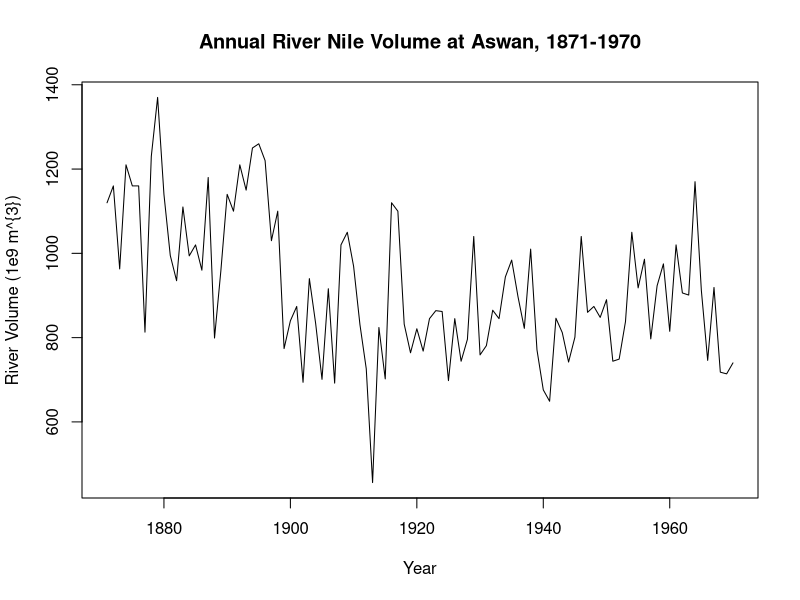
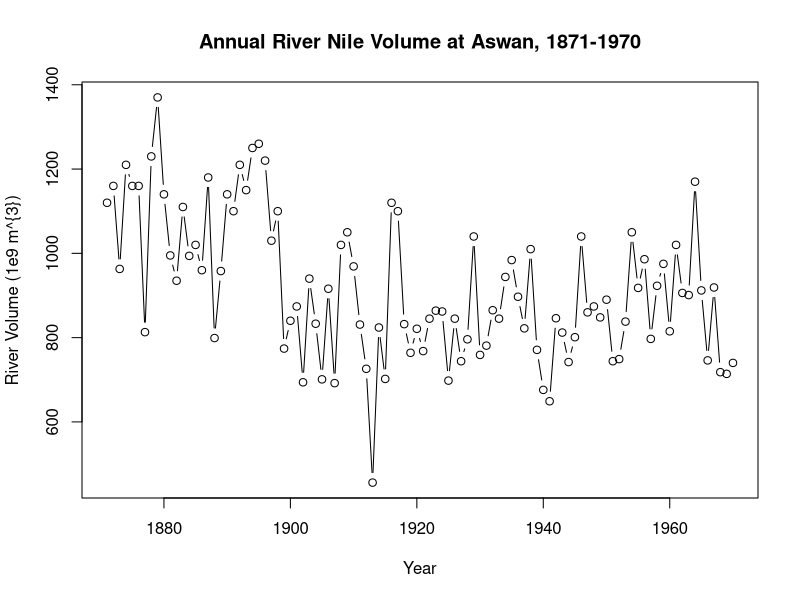

These charts were generated, in order, by the following R code:
## ---- chunk 1
print(Nile)
## ---- chunk 2
length(Nile)
## ---- chunk 3
head(Nile)
## ---- chunk 4
head(Nile, n = 10)
## ---- chunk 5
tail(Nile)
## ---- chunk 6
plot(Nile, xlab = 'Year', ylab = 'River Volume (1e9 m^{3})', main = 'Annual River Nile Volume at Aswan, 1871-1970')
## ---- chunk 7
plot(Nile, xlab = 'Year', ylab = 'River Volume (1e9 m^{3})', main = 'Annual River Nile Volume at Aswan, 1871-1970',  type = 'b')
# b stands for both: line and points
## ---- chunk 8
print(AirPassengers)
## ---- chunk 9
start(AirPassengers)

end(AirPassengers)
## ---- chunk 10
time(AirPassengers)
## ---- chunk 11
frequency(AirPassengers)
## ---- chunk 12
deltat(AirPassengers)
## ---- chunk 13
cycle(AirPassengers)
